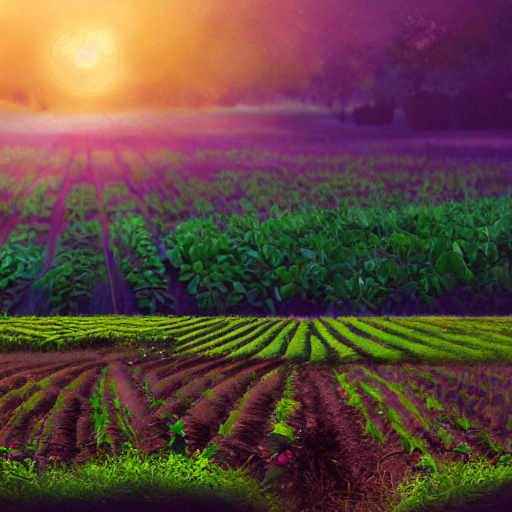
#> input picture test_data/raw_images/organic_farming_raw.png, 512 x 512 px
$ jupyter execute --allow-errors 00_core.ipynb
#> lines starting #> are read from the running program, lines starting #| are printed output that depends on the picture
# Drawer

[cell 1]
# | default_exp core

[cell 2]
# | export
import json
from PIL import Image, ImageDraw, ImageFont

[cell 3]
# | exports
def draw_card(img_path, height=420, width=420):
    """
    Loads an image, rescales it and adds a border.
    """
#> called with height = 420, width = 420
    img1 = Image.open(img_path).convert("RGBA")
    img1 = img1.resize((height, width))
#> img1: PIL image 420x420 RGBA
    img2 = Image.new("RGBA", (height, width))
#> img2: PIL image 420x420 RGBA; every value is 0
    draw1 = ImageDraw.Draw(img1)
    draw = ImageDraw.Draw(img2)
    draw.line((0, 0) + img2.size, fill=128)
    draw.line((0, img2.size[1], img2.size[0], 0), fill=128)
    f_outer, f_inner = 10, 20
    draw.rectangle([(0, 0), (img2.size[0], img2.size[1])], fill = (140, 50, 100, 255))
    draw.rounded_rectangle([(f_outer, f_outer), (img2.size[0]-f_outer, img2.size[1]-f_outer)], fill = (255, 255, 255, 255), radius=20)
    draw.rounded_rectangle([(f_inner, f_inner), (img2.size[0]-f_inner, img2.size[1]-f_inner)], fill = (255, 255, 255, 0), outline=(255, 255, 255, 255), radius=20)
    return Image.alpha_composite(img1, img2,)
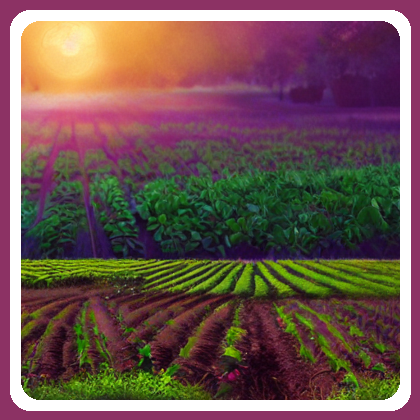
#> returned value: PIL image 420x420 RGBA; mean R, G, B, A 113.3, 86.6, 82.9, 255
